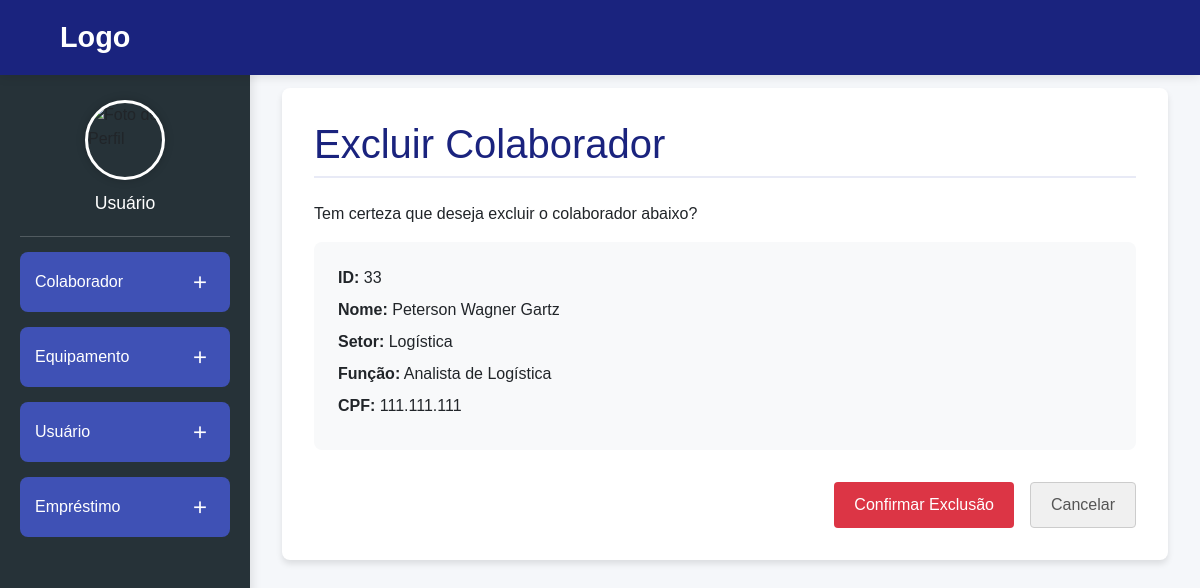
/colaboradores/33/excluir/, run on the app's committed database.
### epi_management/models.py (models this page shows, shortened)
class Colaborador(models.Model):
    nome = models.CharField(max_length=100)
    setor = models.CharField(max_length=50)
    funcao = models.CharField(max_length=50)
    cpf = models.CharField(max_length=11, unique=True)

### epi_management/views.py (the view)
# urls.py: path('colaboradores/<int:pk>/excluir/', views.colaboradores_excluir, name='colaboradores_excluir'),
def colaboradores_excluir(request, pk):
    colaborador = get_object_or_404(Colaborador, pk=pk)
    if request.method == 'POST':
        colaborador.delete()
        return redirect('colaboradores_lista')
    return render(request, 'colaboradores_excluir.html', {'colaborador': colaborador})

### epi_management/templates/colaboradores_excluir.html (shortened to what this page needs)
{% extends 'base.html' %}
{% block content %}
<div class="main-container">
    <h1 class="page-title">Excluir Colaborador</h1>
    <p>Tem certeza que deseja excluir o colaborador abaixo?</p>
    <div class="confirmation-details">
        <p><strong>ID:</strong> {{ colaborador.id }}</p>
        <p><strong>Nome:</strong> {{ colaborador.nome }}</p>
        <p><strong>Setor:</strong> {{ colaborador.setor }}</p>
        <p><strong>Função:</strong> {{ colaborador.funcao }}</p>
        <p><strong>CPF:</strong> {{ colaborador.cpf }}</p>
    </div>
    <form method="post">
        <div class="form-actions">
            <button type="submit" class="btn btn-danger">Confirmar Exclusão</button>
            <a href="{% url 'colaboradores_lista' %}" class="btn btn-secondary">Cancelar</a>
        </div>
    </form>
</div>
{% endblock %}

### static/CSS/base.css (style rules this page uses)
* { margin: 0; padding: 0; box-sizing: border-box; font-family: 'Poppins', sans-serif; }
body { min-height: 100vh; background-color: #f5f7fa; position: relative; }
.main-container { background-color: #fff; padding: 2rem; border-radius: 8px; box-shadow: 0 4px 6px rgba(0, 0, 0, 0.1); }
.page-title { color: #1A237E; margin-bottom: 1.5rem; padding-bottom: 0.5rem; border-bottom: 2px solid #E8EAF6; }
.form-actions { margin-top: 2rem; display: flex; justify-content: flex-end; gap: 1rem; }
.btn { padding: 10px 20px; border-radius: 4px; text-decoration: none; font-weight: 500; transition: all 0.3s; border: none; cursor: pointer; font-size: 1rem; display: inline-block; text-align: center; }
.btn-secondary { color: #555; background-color: #f0f0f0; border: 1px solid #ccc; }
.btn-danger { color: #fff; background-color: #dc3545; }
.confirmation-details { background-color: #f8f9fa; padding: 1.5rem; border-radius: 8px; margin-bottom: 1.5rem; }
.confirmation-details p { margin-bottom: 0.5rem; }

### data on the page
Colaborador: id "33", nome "Peterson Wagner Gartz", setor "Logística", funcao "Analista de Logística", cpf "111.111.111"

### other printed values
{{ user.nome|default:"Usuário" }} "Usuário"
